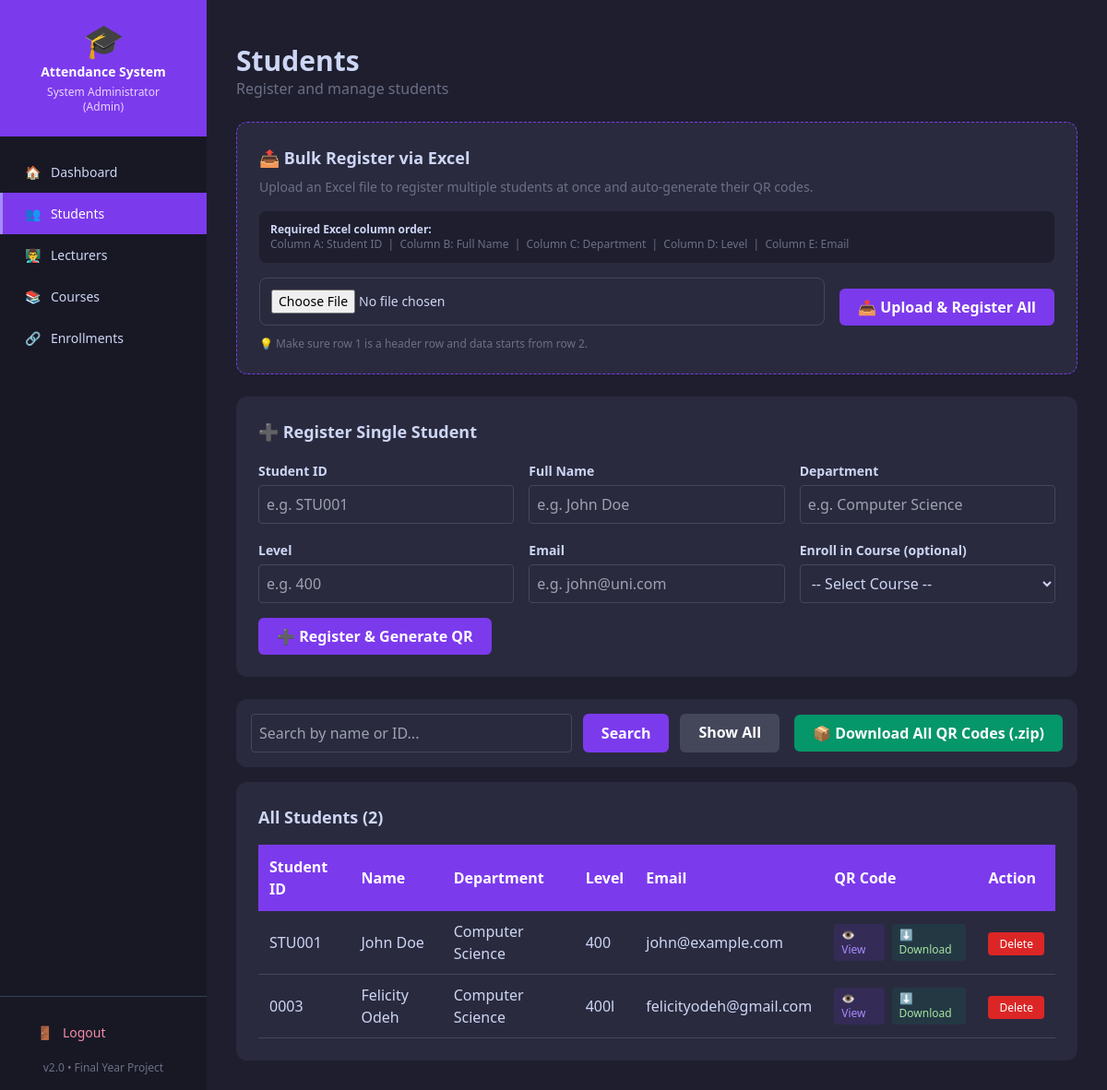
Page /admin/students (signed in) on the earlier database version.
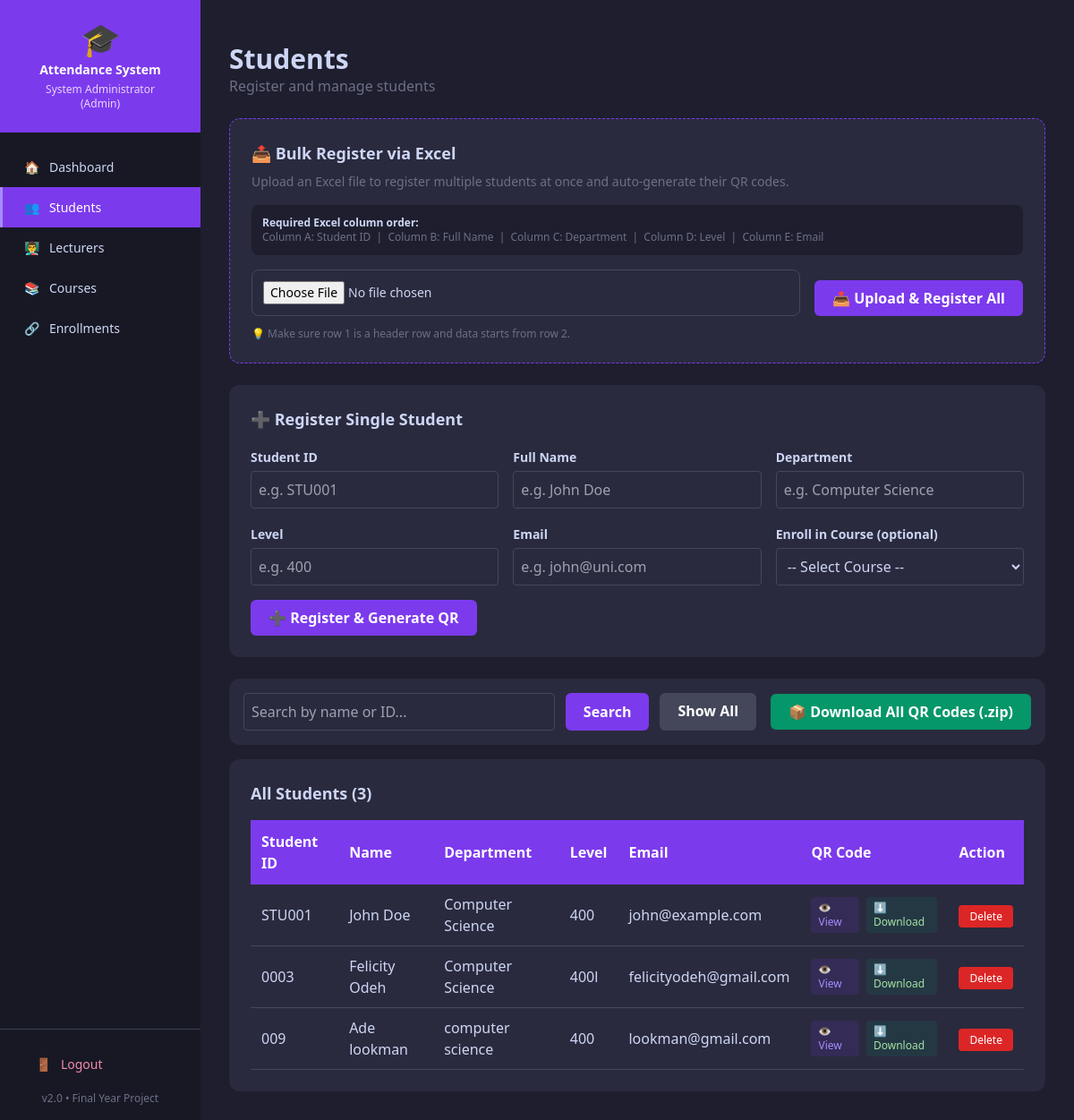
Same page on the later database version.
### tables this page shows
CREATE TABLE students (
            id            INTEGER PRIMARY KEY AUTOINCREMENT,
            student_id    TEXT UNIQUE NOT NULL,
            name          TEXT NOT NULL,
            department    TEXT,
            level         TEXT,
            email         TEXT,
            qr_code_path  TEXT
        );

### app.py (the view, shortened to what this page needs)
@app.route("/admin/students", methods=["GET", "POST"])
@login_required
@admin_required
def manage_students():
    conn = create_connection()
    search = request.args.get("search", "").strip()
    if search:
        students = search_student(search)
    else:
        students = get_all_students()
    courses = conn.execute("SELECT * FROM courses").fetchall()
    conn.close()
    return render_template("admin/students.html",
                           students=students,
                           courses=courses,
                           search=search)

### app.py (called while the page is built)
def login_required(f):
    @wraps(f)
    def decorated(*args, **kwargs):
        if "user_id" not in session:
            flash("Please login to continue.", "error")
            return redirect(url_for("login"))
        return f(*args, **kwargs)
    return decorated

def admin_required(f):
    @wraps(f)
    def decorated(*args, **kwargs):
        if session.get("role") != "admin":
            flash("Admin access required.", "error")
            return redirect(url_for("lecturer_dashboard"))
        return f(*args, **kwargs)
    return decorated

@app.before_request
def check_session_timeout():
    if "user_id" in session:
        last_active = session.get("last_active")
        now = datetime.now().timestamp()
        if last_active and now - last_active > 3600:
            session.clear()
            flash("Session expired. Please login again.",
                  "error")
            return redirect(url_for("login"))
        session["last_active"] = now

### database/db_setup.py (called while the page is built)
def create_connection():
    conn = sqlite3.connect(DB_PATH)
    return conn

### modules/registration.py (called while the page is built)
def get_all_students():
    conn = create_connection()
    cursor = conn.cursor()
    cursor.execute("SELECT student_id, name, department, level, email FROM students")
    students = cursor.fetchall()
    conn.close()
    return students

### templates/admin/students.html (shortened to what this page needs)
{% extends "base.html" %}
{% block content %}
<div class="mb-6">
    <h1 class="text-3xl font-bold" style="color:#cdd6f4">Students</h1>
    <p style="color:#6c7086">Register and manage students</p>
</div>
<div class="card rounded-xl p-6 mb-6"
     style="border: 1px dashed #7c3aed">
    <h2 class="text-lg font-bold mb-2" style="color:#cdd6f4">
        📤 Bulk Register via Excel
    </h2>
    <p class="text-sm mb-4" style="color:#6c7086">
        Upload an Excel file to register multiple students at once
        and auto-generate their QR codes.
    </p>
    <div class="p-3 rounded-lg mb-4 text-xs"
         style="background:#1e1e2e; color:#6c7086">
        <strong style="color:#cdd6f4">
            Required Excel column order:
        </strong><br>
        Column A: Student ID &nbsp;|&nbsp;
        Column B: Full Name &nbsp;|&nbsp;
        Column C: Department &nbsp;|&nbsp;
        Column D: Level &nbsp;|&nbsp;
        Column E: Email
    </div>
    <form method="POST"
          action="{{ url_for('upload_students') }}"
          enctype="multipart/form-data">
        <div class="flex flex-wrap gap-4 items-end">
            <div class="flex-1">
                <input type="file"
                       name="file"
                       accept=".xlsx,.xls"
                       required
                       class="w-full p-3 rounded-lg text-sm"
                       style="background:#1e1e2e;
                              color:#cdd6f4;
                              border:1px solid #44475a">
            </div>
            <button type="submit"
                    class="btn-primary whitespace-nowrap">
                📤 Upload & Register All
            </button>
        </div>
    </form>
    <p class="text-xs mt-3" style="color:#6c7086">
        💡 Make sure row 1 is a header row and data starts from row 2.
    </p>
</div>
<div class="card rounded-xl p-6 mb-6">
    <h2 class="text-lg font-bold mb-4" style="color:#cdd6f4">
        ➕ Register Single Student
    </h2>
    <form method="POST"
          action="{{ url_for('manage_students') }}">
        <div class="grid grid-cols-1 md:grid-cols-3 gap-4 mb-4">
            <div>
                <label class="text-sm font-semibold">Student ID</label>
                <input type="text" name="student_id"
                       placeholder="e.g. STU001" required
                       class="w-full mt-1 p-2 rounded">
            </div>
            <div>
                <label class="text-sm font-semibold">Full Name</label>
                <input type="text" name="name"
                       placeholder="e.g. John Doe" required
                       class="w-full mt-1 p-2 rounded">
            </div>
            <div>
                <label class="text-sm font-semibold">Department</label>
                <input type="text" name="department"
                       placeholder="e.g. Computer Science"
                       required
                       class="w-full mt-1 p-2 rounded">
            </div>
            <div>
                <label class="text-sm font-semibold">Level</label>
                <input type="text" name="level"
                       placeholder="e.g. 400" required
                       class="w-full mt-1 p-2 rounded">
            </div>
            <div>
                <label class="text-sm font-semibold">Email</label>
                <input type="email" name="email"
                       placeholder="e.g. john@uni.com"
                       class="w-full mt-1 p-2 rounded">
            </div>
            <div>
                <label class="text-sm font-semibold">
                    Enroll in Course (optional)
                </label>
                <select name="course_id"
                        class="w-full mt-1 p-2 rounded">
                    <option value="">-- Select Course --</option>
                </select>
            </div>
        </div>
        <button type="submit" class="btn-primary">
            ➕ Register & Generate QR
        </button>
    </form>
</div>
<div class="card rounded-xl p-4 mb-4">
    <div class="flex flex-wrap gap-4 items-center
                justify-between">
        <form method="GET"
              action="{{ url_for('manage_students') }}"
              class="flex gap-3 flex-1">
            <input type="text" name="search"
                   value="{{ search }}"
                   placeholder="Search by name or ID..."
                   class="flex-1 p-2 rounded">
            <button type="submit"
                    class="btn-primary">
                Search
            </button>
            <a href="{{ url_for('manage_students') }}"
               class="btn-primary"
               style="background:#44475a">
               Show All
            </a>
        </form>
        <a href="{{ url_for('download_qr_zip') }}"
           class="btn-success whitespace-nowrap">
            📦 Download All QR Codes (.zip)
        </a>
    </div>
</div>
<div class="card rounded-xl p-6">
    <h2 class="text-lg font-bold mb-4" style="color:#cdd6f4">
        All Students ({{ students|length }})
    </h2>
    <div class="overflow-x-auto">
        <table>
            <thead>
                <tr>
                    <th>Student ID</th>
                    <th>Name</th>
                    <th>Department</th>
                    <th>Level</th>
                    <th>Email</th>
                    <th>QR Code</th>
                    <th>Action</th>
                </tr>
            </thead>
            <tbody>
                {% for s in students %}
                <tr>
                    <td>{{ s[0] }}</td>
                    <td>{{ s[1] }}</td>
                    <td>{{ s[2] }}</td>
                    <td>{{ s[3] }}</td>
                    <td>{{ s[4] }}</td>
                    <td>
                        <div class="flex gap-2">
                            <a href="/qr/{{ s[0] }}.png"
                               target="_blank"
                               class="text-xs px-2 py-1 rounded"
                               style="background:#7c3aed22;
                                      color:#a78bfa">
                               👁 View
                            </a>
                            <a href="{{ url_for('download_single_qr',
                                       sid=s[0]) }}"
                               class="text-xs px-2 py-1 rounded"
                               style="background:#05966922;
                                      color:#a6e3a1">
                               ⬇ Download
                            </a>
                        </div>
                    </td>
                    <td>
                        <a href="{{ url_for('delete_student',
                                   sid=s[0]) }}"
                           class="btn-danger"
                           onclick="return confirm(
                               'Delete this student?')">
                           Delete
                        </a>
                    </td>
                </tr>
                {% endfor %}
            </tbody>
        </table>
    </div>
</div>
{% endblock %}

### templates/base.html (shortened to what this page needs)
<!DOCTYPE html>
<html lang="en">
<head>
    <script src="https://cdn.tailwindcss.com"></script>
</head>
<body>
<div class="flex">
    <div class="sidebar w-56 fixed top-0 left-0 h-full z-50
                flex flex-col" style="min-width:220px">
        <div class="p-6 text-center" style="background:#7c3aed">
            <div class="text-4xl mb-1">🎓</div>
            <div class="font-bold text-white text-sm">
                Attendance System
            </div>
            <div class="text-xs mt-1" style="color:#e9d5ff">
                {{ session.full_name }}<br>
                <span class="capitalize">({{ session.role }})</span>
            </div>
        </div>
        <nav class="flex-1 py-4">
            {% if session.role == 'admin' %}
            <a href="{{ url_for('admin_dashboard') }}"
               class="nav-link
               ">
               🏠 &nbsp; Dashboard
            </a>
            <a href="{{ url_for('manage_students') }}"
               class="nav-link
               {% if request.endpoint == 'manage_students' %}
               nav-active{% endif %}">
               👥 &nbsp; Students
            </a>
            <a href="{{ url_for('manage_lecturers') }}"
               class="nav-link
               ">
               👨‍🏫 &nbsp; Lecturers
            </a>
            <a href="{{ url_for('manage_courses') }}"
               class="nav-link
               ">
               📚 &nbsp; Courses
            </a>
            <a href="{{ url_for('manage_enrollments') }}"
               class="nav-link
               ">
               🔗 &nbsp; Enrollments
            </a>
            {% endif %}
        </nav>
        <div class="p-4 border-t border-gray-700">
            <a href="{{ url_for('logout') }}"
               class="nav-link rounded"
               style="color:#f38ba8; border-left:none;">
               🚪 &nbsp; Logout
            </a>
            <div class="text-xs text-center mt-2"
                 style="color:#6c7086">
                v2.0 • Final Year Project
            </div>
        </div>
    </div>
    <div class="flex-1 ml-56 min-h-screen">
        <div class="px-8 pt-4">
        </div>
        <div class="p-8">
            {% block content %}{% endblock %}
        </div>
    </div>
</div>
</body>
</html>

### templates/base.html (style rules this page uses)
body { background-color: #1e1e2e; color: #cdd6f4; }
.sidebar { background-color: #181825; min-height: 100vh; }
.card { background-color: #2a2a3e; }
.nav-link { display: flex; align-items: center; padding: 12px 24px; font-size: 14px; color: #cdd6f4; transition: all 0.2s; border-left: 3px solid transparent; }
.nav-active { background-color: #7c3aed !important; color: white !important; border-left: 3px solid #a78bfa !important; }
input, select, textarea { background-color: #2a2a3e !important; color: #cdd6f4 !important; border: 1px solid #44475a !important; }
table { width: 100%; border-collapse: collapse; }
th { background-color: #7c3aed; color: white; padding: 12px; text-align: left; }
td { padding: 10px 12px; border-bottom: 1px solid #44475a; }
tr:nth-child(even) { background-color: #2a2a3e; }
.btn-primary { background-color: #7c3aed; color: white; padding: 8px 20px; border-radius: 6px; border: none; cursor: pointer; font-weight: 600; }
.btn-danger { background-color: #dc2626; color: white; padding: 4px 12px; border-radius: 4px; font-size: 12px; }
.btn-success { background-color: #059669; color: white; padding: 8px 20px; border-radius: 6px; font-weight: 600; }

Differences in the rows shown:
added students: student "009", name "Ade lookman", department "computer science", level "400", email "lookman@gmail.com"
Other differences:
{{ students|length }}: "2" → "3"
